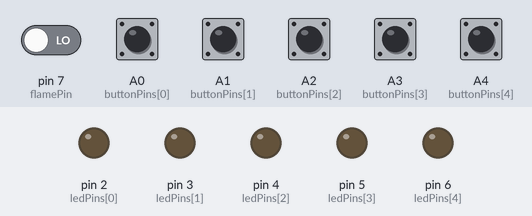
A sketch run on a simulated Arduino Uno, built with avr-gcc and run on an emulated ATmega328P. Parts: output pins drawn as LEDs (lit = HIGH). Dashed ring = blinking. Inputs (shaded band) come from the test bench; at power-on: A0 (buttonPins[0]), A1 (buttonPins[1]), A2 (buttonPins[2]), A3 (buttonPins[3]), A4 (buttonPins[4]) HIGH, pin 7 (flamePin) LOW.

Above: at 1.2 s.
1.3 s: pin 7 (flamePin) driven HIGH
At 1.37 s:
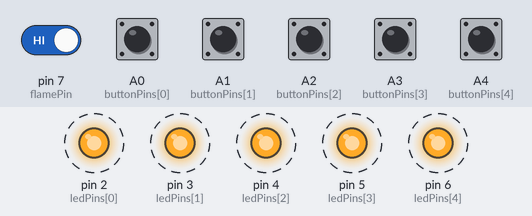
4.3 s: pin 7 (flamePin) driven LOW
At 5.3 s:
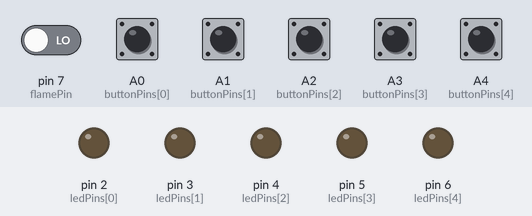
5.8 s: A0 (buttonPins[0]) pulled LOW for 0.15 s
At 6.1 s:
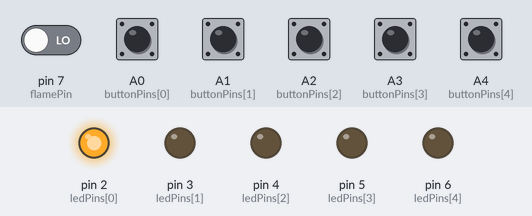
7.4 s: A1 (buttonPins[1]) pulled LOW for 0.15 s
At 8.6 s:
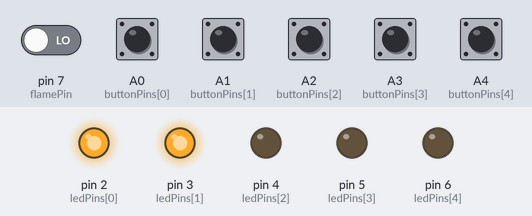
9.0 s: A2 (buttonPins[2]) pulled LOW for 0.15 s
At 9.8 s:
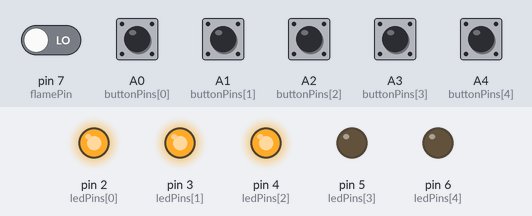
10.6 s: A3 (buttonPins[3]) pulled LOW for 0.15 s
At 11.0 s:
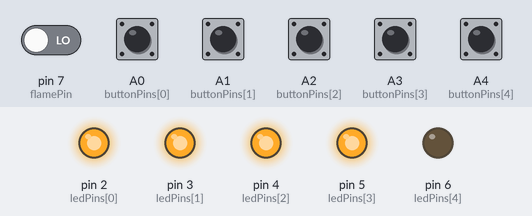
Timing chart, 0 to 13.2 s (numbered marks = the images above; inputs shaded):
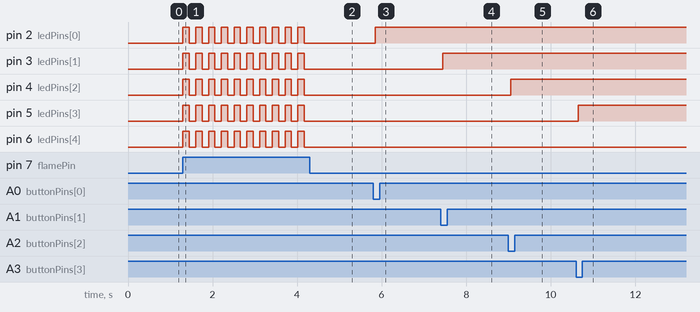

Measured:
- after the input at 1.3 s, pin 2 (ledPins[0]), pin 3 (ledPins[1]), pin 4 (ledPins[2]), pin 5 (ledPins[3]), pin 6 (ledPins[4]): alternates HIGH for 0.15 s and LOW for 0.15 s, starting at once
- after the input at 4.3 s, pin 2 (ledPins[0]), pin 3 (ledPins[1]), pin 4 (ledPins[2]), pin 5 (ledPins[3]), pin 6 (ledPins[4]): stops changing and stays LOW
- after the input at 5.8 s, pin 2 (ledPins[0]): LOW → HIGH after 0.05 s
- after the input at 7.4 s, pin 3 (ledPins[1]): LOW → HIGH after 0.05 s
- after the input at 9.0 s, pin 4 (ledPins[2]): LOW → HIGH after 0.05 s
- after the input at 10.6 s, pin 5 (ledPins[3]): LOW → HIGH after 0.05 s

The sketch:

ParkingLot.ino
```cpp
// ---------------------------------------------
// PIN CONFIGURATION
// ---------------------------------------------

// LED output pins
const int ledPins[5] = {2, 3, 4, 5, 6};

// Button input pins (using analog pins as digital inputs)
const int buttonPins[5] = {A0, A1, A2, A3, A4};

// Flame sensor pin and active state
const int flamePin = 7;
const int FLAME_ACTIVE = HIGH;   // Sensor outputs HIGH when flame is detected


// ---------------------------------------------
// STATE VARIABLES
// ---------------------------------------------

// Stores ON/OFF state of each LED
bool ledState[5] = {false, false, false, false, false};

// Debounce tracking for each button
bool lastButtonReading[5] = {HIGH, HIGH, HIGH, HIGH, HIGH};
bool buttonState[5] = {HIGH, HIGH, HIGH, HIGH, HIGH};

unsigned long lastDebounceTime[5] = {0, 0, 0, 0, 0};
const unsigned long debounceDelay = 50;  // Debounce time in milliseconds


// ---------------------------------------------
// FIRE MODE VARIABLES
// ---------------------------------------------

bool fireMode = false;                 // True when flame is detected
unsigned long lastBlinkTime = 0;       // Timer for blinking LEDs
const unsigned long blinkInterval = 150; // Blink speed in milliseconds
bool blinkState = false;               // Current blink ON/OFF state


// ---------------------------------------------
// SETUP
// ---------------------------------------------
void setup()
{
  // Configure LED pins as outputs and button pins as pull-up inputs
  for(int i = 0; i < 5; i++)
  {
    pinMode(ledPins[i], OUTPUT);
    pinMode(buttonPins[i], INPUT_PULLUP);
  }

  // Flame sensor input
  pinMode(flamePin, INPUT);
}


// ---------------------------------------------
// MAIN LOOP
// ---------------------------------------------
void loop()
{
  // ---------------------------------------------
  // Flame sensor check
  // ---------------------------------------------
  if (digitalRead(flamePin) == FLAME_ACTIVE)
  {
    fireMode = true;
  }
  else
  {
    fireMode = false;
  }


  // ---------------------------------------------
  // FIRE MODE (overrides normal operation)
  // ---------------------------------------------
  if (fireMode)
  {
    // Blink all LEDs at a fixed interval
    if (millis() - lastBlinkTime > blinkInterval)
    {
      lastBlinkTime = millis();
      blinkState = !blinkState;  // Toggle blink state

      for(int i = 0; i < 5; i++)
      {
        digitalWrite(ledPins[i], blinkState);
      }
    }

    return;  // Skip normal button logic while in fire mode
  }


  // ---------------------------------------------
  // NORMAL MODE (button-controlled LEDs)
  // ---------------------------------------------
  for(int i = 0; i < 5; i++)
  {
    bool reading = digitalRead(buttonPins[i]); // Raw button reading

    // If reading changed, reset debounce timer
    if (reading != lastButtonReading[i])
    {
      lastDebounceTime[i] = millis();
    }

    // If reading has been stable long enough, update button state
    if ((millis() - lastDebounceTime[i]) > debounceDelay)
    {
      if (reading != buttonState[i])
      {
        buttonState[i] = reading;

        // Button pressed (LOW because of pull-up)
        if (buttonState[i] == LOW)
        {
          ledState[i] = !ledState[i];               // Toggle LED state
          digitalWrite(ledPins[i], ledState[i]);    // Apply new state
        }
      }
    }

    // Save reading for next loop
    lastButtonReading[i] = reading;
  }
}
```
